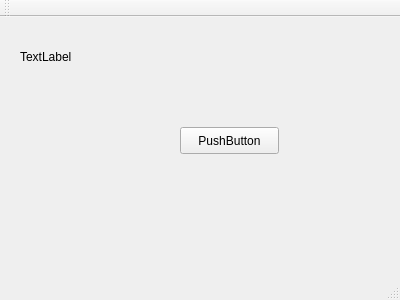
<?xml version="1.0" encoding="UTF-8"?>
<ui version="4.0">
 <class>MainPrueba</class>
 <widget class="QMainWindow" name="MainPrueba">
  <property name="geometry">
   <rect>
    <x>0</x>
    <y>0</y>
    <width>400</width>
    <height>300</height>
   </rect>
  </property>
  <property name="windowTitle">
   <string>MainPrueba</string>
  </property>
  <widget class="QWidget" name="centralWidget">
   <widget class="QPushButton" name="pushButton">
    <property name="geometry">
     <rect>
      <x>180</x>
      <y>110</y>
      <width>99</width>
      <height>27</height>
     </rect>
    </property>
    <property name="text">
     <string>PushButton</string>
    </property>
   </widget>
   <widget class="QLabel" name="lblnombre">
    <property name="geometry">
     <rect>
      <x>20</x>
      <y>30</y>
      <width>311</width>
      <height>20</height>
     </rect>
    </property>
    <property name="text">
     <string>TextLabel</string>
    </property>
   </widget>
  </widget>
  <widget class="QMenuBar" name="menuBar">
   <property name="geometry">
    <rect>
     <x>0</x>
     <y>0</y>
     <width>400</width>
     <height>25</height>
    </rect>
   </property>
  </widget>
  <widget class="QToolBar" name="mainToolBar">
   <attribute name="toolBarArea">
    <enum>TopToolBarArea</enum>
   </attribute>
   <attribute name="toolBarBreak">
    <bool>false</bool>
   </attribute>
  </widget>
  <widget class="QStatusBar" name="statusBar"/>
 </widget>
 <layoutdefault spacing="6" margin="11"/>
 <resources/>
 <connections/>
</ui>
